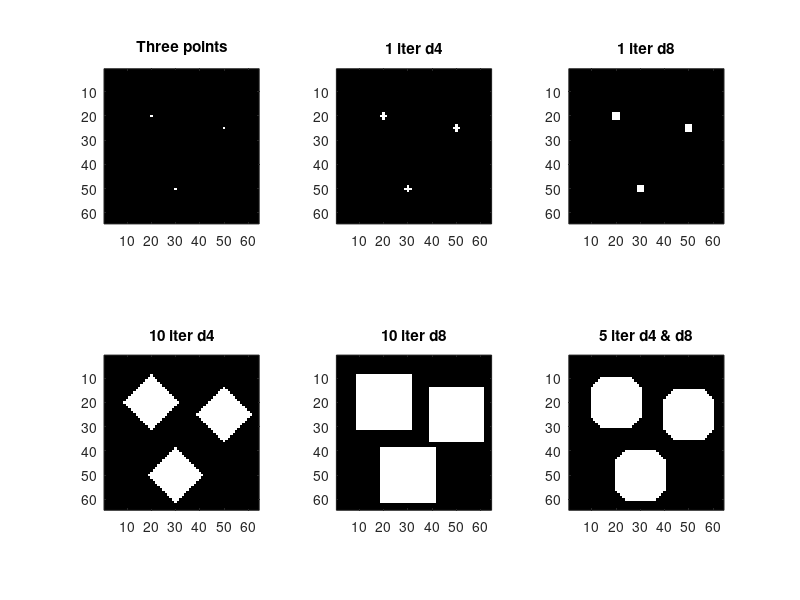

This chart was generated by the following MATLAB code:
Im = zeros(64,64);
Im(20,20) = 1; Im(50,30) = 1; Im(25,50) = 1;
SE4 = [0 1 0; 1 1 1; 0 1 0];
SE8 = [1 1 1; 1 1 1; 1 1 1];

Im_d4 = imdilate(Im, SE4);
Im_d8 = imdilate(Im, SE8);

Im10_d4 = imdilate(Im_d4, SE4);
Im10_d8 = imdilate(Im_d8, SE8);

for i = 1:9
    Im10_d4 = imdilate(Im10_d4, SE4);
    Im10_d8 = imdilate(Im10_d8, SE8);
end

Im_oct = imdilate(Im_d4, SE4);
Im_oct = imdilate(Im_d8, SE8);

for i = 1:4
    Im_oct = imdilate(Im_oct, SE4);
    Im_oct = imdilate(Im_oct, SE8);
end

figure(1)
colormap(gray(256))
subplot(2,3,1), imagesc(Im);
axis image; title('Three points');
subplot(2,3,2), imagesc(Im_d4);
axis image; title('1 iter d4');
subplot(2,3,3), imagesc(Im_d8);
axis image; title('1 iter d8');
subplot(2,3,4), imagesc(Im10_d4);
axis image; title('10 iter d4');
subplot(2,3,5), imagesc(Im10_d8);
axis image; title('10 iter d8');
subplot(2,3,6), imagesc(Im_oct);
axis image; title('5 iter d4 & d8');